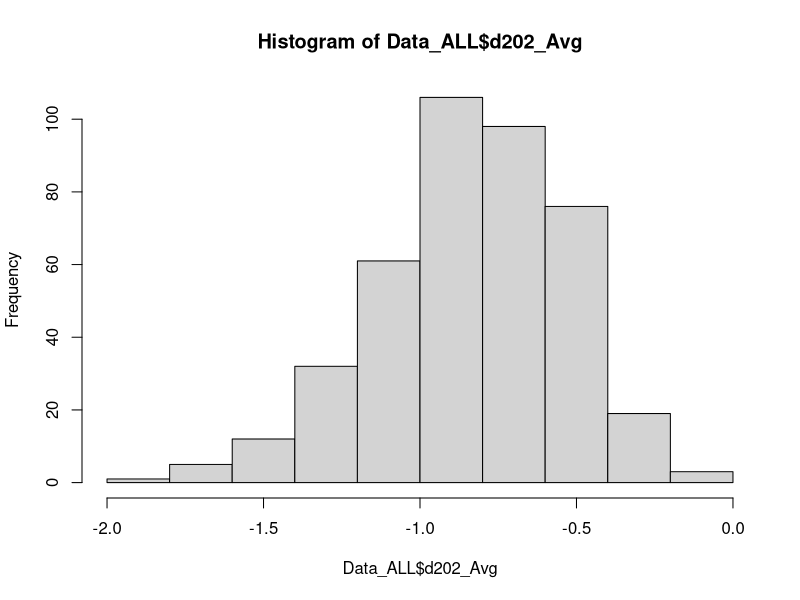
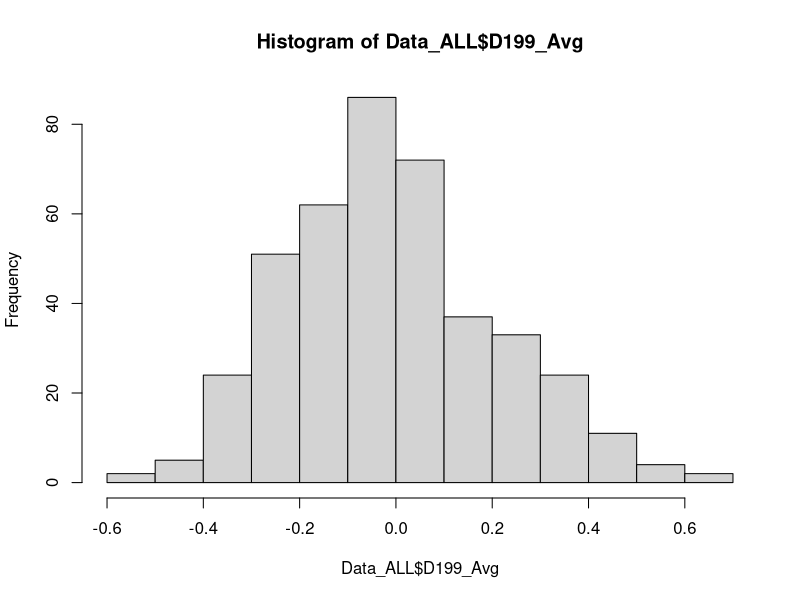
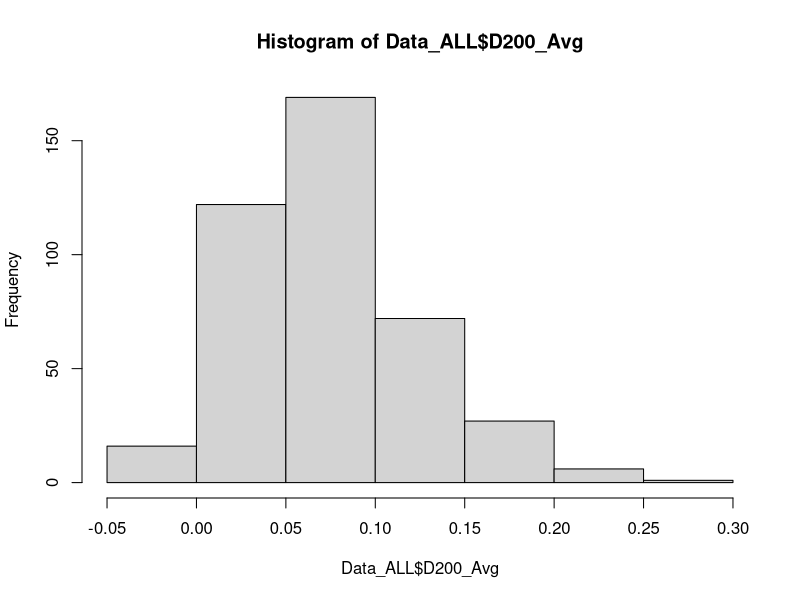
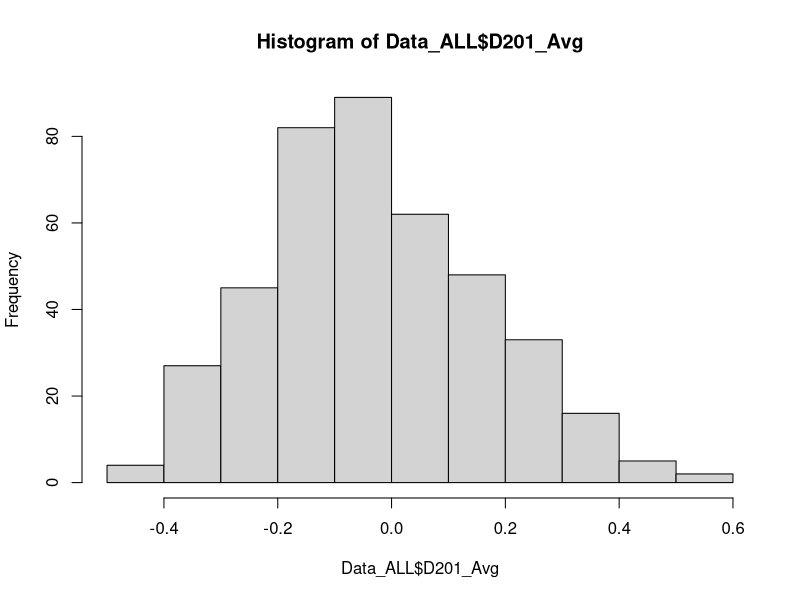
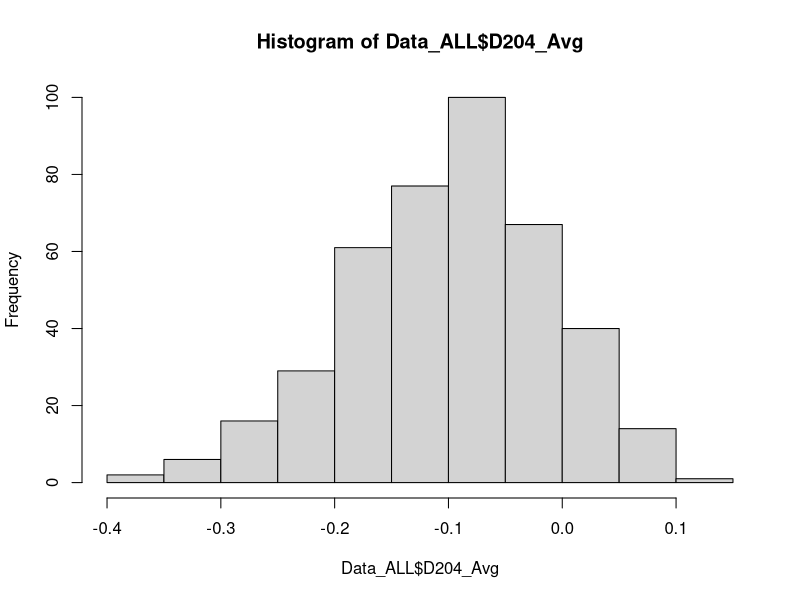
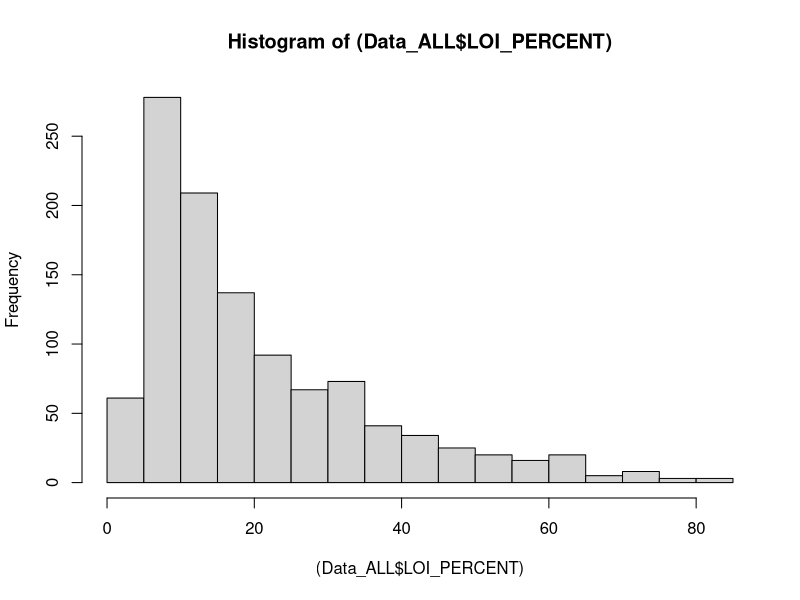
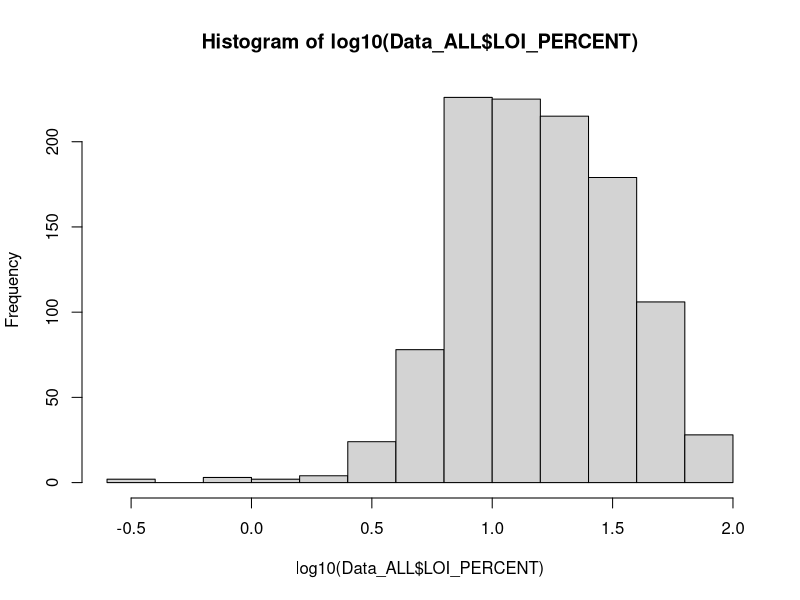
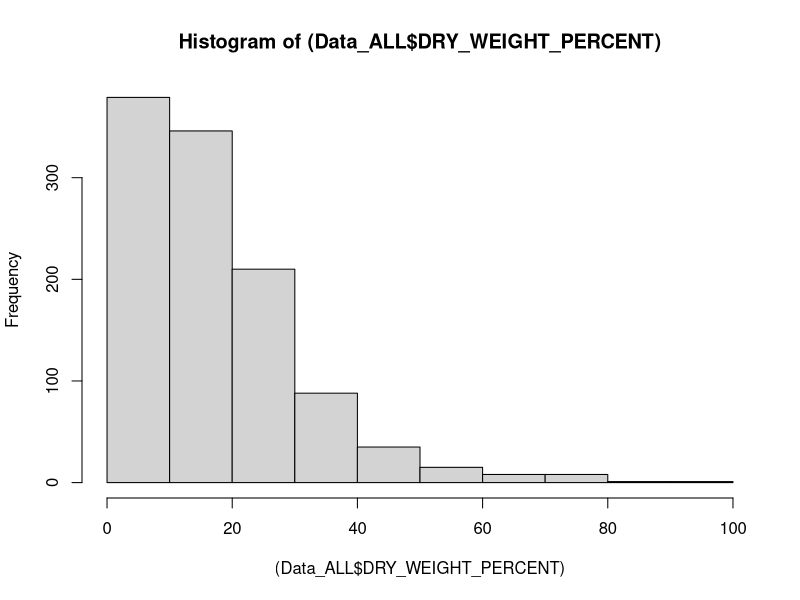

Reproduce these figures in R, in order.
library(tidyverse)

# Plot Dry wt, LOI, MHg, THg, %MHg
# Plot together to understand relationships 
# ID drivers of each


Data_ALL <- read_csv("Formatted_Data/AllLakes_AllVariables_final_2021-05-19.csv")

# Calculate Percent SMHG
Data_ALL$Percent_SMHG <- Data_ALL$SMHG_ng_g/Data_ALL$STHG_ng_g


# Isotope data fairly normal, could use MVM lasso
hist(Data_ALL$d202_Avg)
hist(Data_ALL$D199_Avg)
hist(Data_ALL$D200_Avg)
hist(Data_ALL$D201_Avg)
hist(Data_ALL$D204_Avg)

hist((Data_ALL$LOI_PERCENT)) # beta
hist(log10(Data_ALL$LOI_PERCENT)) # log-normal
sum(Data_ALL$LOI_PERCENT==0, na.rm=T) # 0

hist((Data_ALL$DRY_WEIGHT_PERCENT)) # beta
hist(log10(Data_ALL$DRY_WEIGHT_PERCENT+1)) # log-normal
sum(Data_ALL$DRY_WEIGHT_PERCENT==0, na.rm=T) # 1 obs is 0

hist(log10(Data_ALL$STHG_ng_g)) # log-normal
hist(log10(Data_ALL$SMHG_ng_g)) # log-normal
hist(log10(Data_ALL$Percent_SMHG)) # beta or log-normal







sum(!is.na(Data_ALL$LOI_PERCENT )) # 1092
sum(!is.na(Data_ALL$Lake_Area_HA )) # 1124
sum(!is.na(Data_ALL$Omernik_II )) # 1124

names(Data_ALL)


# DRY_WEIGHT_PERCENT, LOI_PERCENT, SMHG_ng_g, STHG_ng_g, Percent_SMHG


# LOI and dry weight Should be highly correlated. ####
# Increase in dry weight means sediment holds less water
# LOI is estimate of C. Higher C means more prone to hold water
# So LOI and dry weight should be inversely related

# Dry wt vs LOI
Data_ALL %>% ggplot(aes(x=LOI_PERCENT, y=DRY_WEIGHT_PERCENT)) +
  geom_point() +
  theme_bw() +
  theme(text=element_text(size=20))
ggsave("Figures/LOI_DryWt_MHg_THg/DryWt_vs_LOI.png", width=8, height=6)


# Dry wt vs LOI: Linear on Log-Log scale (power-law)
Data_ALL %>% ggplot(aes(x=LOI_PERCENT, y=DRY_WEIGHT_PERCENT+1)) +
  geom_point() +
  theme_bw() +
  theme(text=element_text(size=20)) +
  scale_x_log10() +
  scale_y_log10()
ggsave("Figures/LOI_DryWt_MHg_THg/DryWt_vs_LOI_loglog.png", width=8, height=6)

# Note: DRY_WEIGHT_PERCENT has 1 zero value, but LOI_PERCENT does not have any zeroes


# THg vs. LOI%
Data_ALL %>% ggplot(aes(x=LOI_PERCENT, y= STHG_ng_g)) +
  geom_point() +
  theme_bw() +
  theme(text=element_text(size=20)) +
  scale_x_log10() +
  scale_y_log10()
ggsave("Figures/LOI_DryWt_MHg_THg/THg_vs_LOI_loglog.png", width=8, height=6)


# MeHg should have relationship to LOI and THg. ####

# MeHg vs. LOI%: log-log relationship (power-law)
Data_ALL %>% ggplot(aes(x=LOI_PERCENT, y= SMHG_ng_g)) +
  geom_point() +
  theme_bw() +
  theme(text=element_text(size=20)) +
  scale_x_log10() +
  scale_y_log10()
ggsave("Figures/LOI_DryWt_MHg_THg/MeHg_vs_LOI_loglog.png", width=8, height=6)

# % MeHg vs. LOI%: log-log relationship (power-law)
Data_ALL %>% ggplot(aes(x=LOI_PERCENT, y= Percent_SMHG)) +
  geom_point() +
  theme_bw() +
  theme(text=element_text(size=20)) +
  scale_x_log10() +
  scale_y_log10()
ggsave("Figures/LOI_DryWt_MHg_THg/PercentMeHg_vs_LOI_loglog.png", width=8, height=6)


# MeHg vs. THg: log-log relationship (power-law)
Data_ALL %>% ggplot(aes(x=STHG_ng_g, y= SMHG_ng_g)) +
  geom_point() +
  theme_bw() +
  theme(text=element_text(size=20)) +
  scale_x_log10() +
  scale_y_log10()
ggsave("Figures/LOI_DryWt_MHg_THg/MeHg_vs_THg_loglog.png", width=8, height=6)

# % MeHg vs. THg: log-log relationship (power-law)
Data_ALL %>% ggplot(aes(x=STHG_ng_g, y= Percent_SMHG)) +
  geom_point() +
  theme_bw() +
  theme(text=element_text(size=20)) +
  scale_x_log10() +
  scale_y_log10()
ggsave("Figures/LOI_DryWt_MHg_THg/PercentMeHg_vs_THg_loglog.png", width=8, height=6)

# % MeHg vs. MeHg: log-log relationship (power-law)
Data_ALL %>% ggplot(aes(x=SMHG_ng_g, y= Percent_SMHG)) +
  geom_point() +
  theme_bw() +
  theme(text=element_text(size=20)) +
  scale_x_log10() +
  scale_y_log10()
ggsave("Figures/LOI_DryWt_MHg_THg/PercentMeHg_vs_MeHg_loglog.png", width=8, height=6)


# Rest of figures - of interest?

# THg vs. DRY_WEIGHT_PERCENT
Data_ALL %>% ggplot(aes(x=DRY_WEIGHT_PERCENT+1, y= STHG_ng_g)) +
  geom_point() +
  theme_bw() +
  theme(text=element_text(size=20)) +
  scale_x_log10() +
  scale_y_log10()
ggsave("Figures/LOI_DryWt_MHg_THg/THg_vs_DryWt_loglog.png", width=8, height=6)


# MeHg vs. DRY_WEIGHT_PERCENT: log-log relationship (power-law)
Data_ALL %>% ggplot(aes(x=DRY_WEIGHT_PERCENT+1, y= SMHG_ng_g)) +
  geom_point() +
  theme_bw() +
  theme(text=element_text(size=20)) +
  scale_x_log10() +
  scale_y_log10()
ggsave("Figures/LOI_DryWt_MHg_THg/MeHg_vs_DryWt_loglog.png", width=8, height=6)

# % MeHg vs. DRY_WEIGHT_PERCENT: log-log relationship (power-law)
Data_ALL %>% ggplot(aes(x=DRY_WEIGHT_PERCENT+1, y= Percent_SMHG)) +
  geom_point() +
  theme_bw() +
  theme(text=element_text(size=20)) +
  scale_x_log10() +
  scale_y_log10()
ggsave("Figures/LOI_DryWt_MHg_THg/PercentMeHg_vs_DryWt_loglog.png", width=8, height=6)



sum(Data_ALL$DRY_WEIGHT_PERCENT==0, na.rm = T)





# H0: %MHg and and LOI will be higher in urban areas ####

# Percent Urban 2006 catchment
# PctUrbOp2006Cat	% of catchment area classified as developed, open space land use (NLCD 2006 class 21)	
# PctUrbLo2006Cat	% of catchment area classified as developed, low-intensity land use (NLCD 2006 class 22)	
# PctUrbMd2006Cat	% of catchment area classified as developed, medium-intensity land use (NLCD 2006 class 23)	
# PctUrbHi2006Cat	% of catchment area classified as developed, high-intensity land use (NLCD 2006 class 24)

# Percent Urban 2006 watershed
# "PctUrbOp2006Ws"                                                                          
# "PctUrbLo2006Ws"                                                                          
# "PctUrbMd2006Ws"                                                                          
# "PctUrbHi2006Ws" 

# Percent urban 2011 catchment
# "PctUrbOp2011Cat"                                                                         
# "PctUrbLo2011Cat"                                                                         
# "PctUrbMd2011Cat"                                                                         
# "PctUrbHi2011Cat"  

# Percent Urban 2011 watershed
# "PctUrbOp2011Ws"                                                                          
# "PctUrbLo2011Ws"                                                                          
# "PctUrbMd2011Ws"                                                                          
# "PctUrbHi2011Ws" 


# PopDen2010Ws -- asked for this one
# PopDen2010Cat




# H0: LOI and dry weight have same drivers ####

